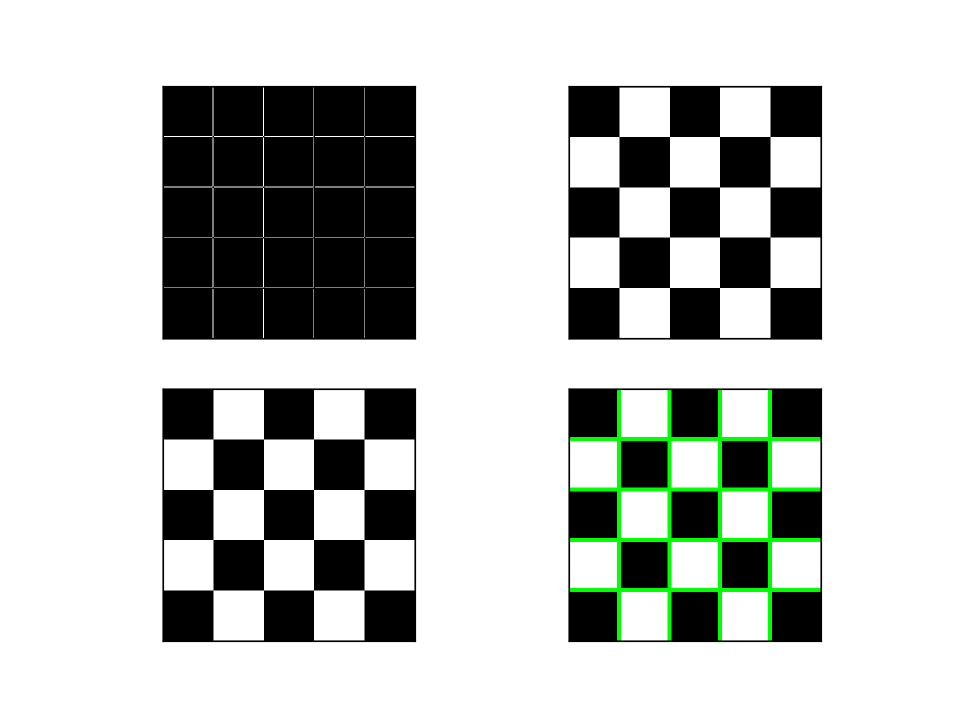
#> input picture practical_03/line_output/prac03ex01img01.png.png, 1920 x 1440 px, given in place of prac03ex01img01.png, which was not available (shown at 1/2 size)
$ python line_detection.py
#> lines starting #> are read from the running program, lines starting #| are printed output that depends on the picture; after the words box and inside, x2 and y2 are one past the last pixel; in counts of white or black regions, pixels touching at a corner belong together; pictures that were not available may be replaced by others from this repository, and a replacement may not be noted
### practical_03/cv_utils.py
import matplotlib
import numpy as np
from cv2 import cv2
from matplotlib import pyplot as plt
import os
import math


# [32 lines left out: functions show_cv_image, gray_to_rgb, not called in this run]


def bgr_to_rgb(image):
    """convert form cv2s silly BGR order for sane plotting in mpl.

    :param img: the list of images to be converted
    :type img: cv2 image
    :return: list of the converted images
    :rtype: list[cv2 image]
    """
    return cv2.cvtColor(image, cv2.COLOR_BGR2RGB)


def bgr_to_gray(image):
    """convert form cv2s silly BGR order for sane plotting in mpl.

    :param img: the list of images to be converted
    :type img: cv2 image
    :return: list of the converted images
    :rtype: list[cv2 image]
    """
    return cv2.cvtColor(image, cv2.COLOR_BGR2GRAY)


# [27 lines left out: functions read_gray32, read_gray, not called in this run]


def read_color(img_path):
    """read in the image from the path as BGR color.

    :param img_path: path to the image
    :type img_path: string
    :return: the loaded image
    :rtype: cv2 image
    """
    img = cv2.imread(img_path, cv2.IMREAD_COLOR)

    return img


def save_mpl_subplot(plot, filename):
    """save the mpl subplot with dpi high enough that lines are not lost!

    :param plot: the mpl plot
    :type plot: mpl plot
    :param filename: the name to give the file including dir
    :type filename: str
    """

    plot.savefig(filename, dpi=300)


def create_mpl_subplot(images, color=True):
    """create mpl subplot with all images in list.

    even when the color is set to false it still seems to

    :param images: the list of images to plot
    :type images: cv2 image
    :param color: whether to plot in color or grayscale, defaults to True
    :type color: boolean
    :return: the complete plot
    :rtype: mpl plot
    """
    if not color:
        plt.set_cmap('gray')

    n = math.ceil(math.sqrt(len(images)))
    i = 1

    for img in images:
        plt.subplot(n, n, i)
        plt.imshow(img)
        plt.xticks([]), plt.yticks([])
        i += 1

    return plt


# [198 lines left out: functions create_mpl_histogram_gray, create_mpl_histogram_color, get_sobel_kernel, flip_kernel, convolve, normalise and 4 more, not called in this run]


def apply_auto_canny(image, epsilon=0.33):
    """apply the Canny edge detector with automatic thresholding.

    https://www.pyimagesearch.com/2015/04/06/zero-parameter-automatic-canny-edge-detection-with-python-and-opencv/

    :param image: the input grayscale input image
    :type image: cv2 image
    :param epsilon: threshold modifier, defaults to 0.33
    :param epsilon: float, optional
    """
    img = np.copy(image)
    # compute the median of the single channel pixel intensities
    median = np.median(img)

    # apply automatic Canny edge detection using the computed median
    lower = int(max(0, (1.0 - epsilon) * median))
    upper = int(min(255, (1.0 + epsilon) * median))
    edged = cv2.Canny(img, lower, upper)

    # return the edged image
    return edged


def draw_hough_lines(image, lines):
    """draw the hough lines onto the image for visualisation

    :param lines: array of points that describe lines x1, y1, x2, y2
    :type lines: numpy array
    :param image: the image that the lines were calculated from
    :type image: cv2 image
    :return: the image with the hough lines drawn
    :rtype: cv2 image
    """
    img = np.copy(image)

    # draw the lines on the image
    if lines is not None:
        for line in lines:
            x1, y1, x2, y2 = line[0]
            cv2.line(img, (x1, y1), (x2, y2), (0, 255, 0), 3)

    return img


# [58 lines left out: functions apply_blob_detector, draw_blob_circles, not called in this run]


# image file stuff
EXTENSIONS = ['jpg', 'jpeg', 'png']


# [21 lines left out: function get_images_in_dir, not called in this run]

### practical_03/line_detection.py

import matplotlib
import numpy as np
from cv2 import cv2
from matplotlib import pyplot as plt
import cv_utils as u


# [14 lines left out: function test, not called in this run]

# https://alyssaq.github.io/2014/understanding-hough-transform/


def attempt_hough():

    # get the images
    # img_paths = u.get_images_in_dir('images')
    img_paths = [
        'images/prac03ex01img01.png',
        'images/prac03ex03img01.png',
        'images/prac03ex03img02.jpg'
    ]

    for path in img_paths:
        # read in the image as color
        image_col = u.read_color(path)
#> in read_color, img is the input picture: shape (1440, 1920, 3); mean B, G, R 192.5, 195.4, 192.5

        # make a grayscale copy
        image = u.bgr_to_gray(image_col)

        # apply a canny edge detector
        canny = u.apply_auto_canny(image, 0.33)
#> in apply_auto_canny, `median = np.median(img)`: median = 255
#> in apply_auto_canny, `lower = int(max(0, (1.0 - epsilon) * median))`: lower = 170
#> in apply_auto_canny, `upper = int(min(255, (1.0 + epsilon) * median))`: upper = 255
#> in apply_auto_canny, `edged = cv2.Canny(img, lower, upper)`:
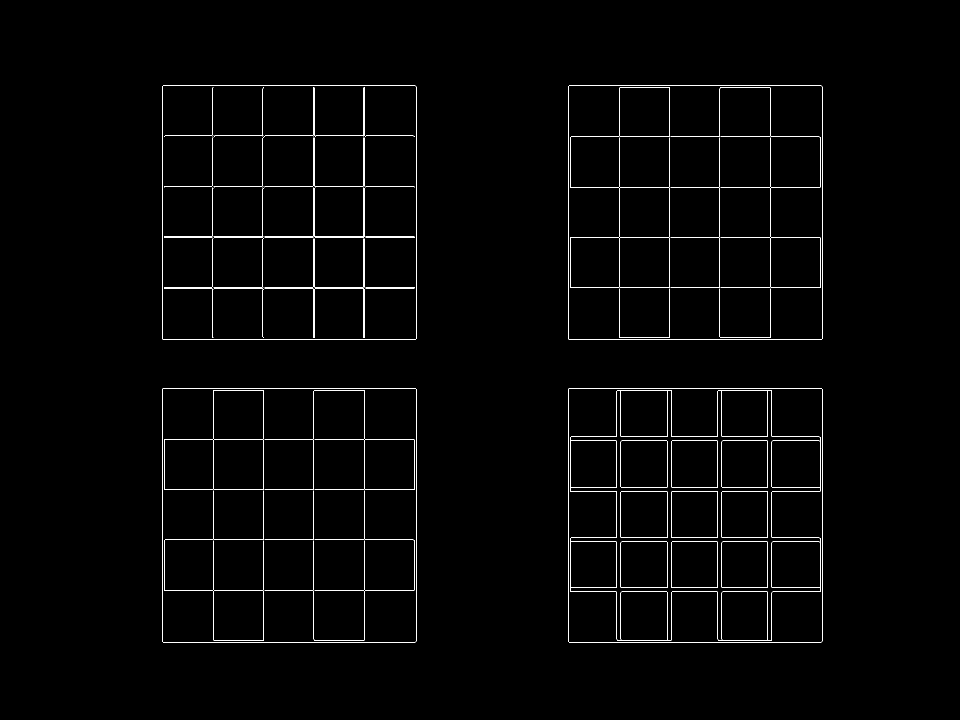
#> edged: shape (1440, 1920) (shown at 1/2 size); 1.1% white in thin lines or dots, all inside (x1, y1, x2, y2) = (324, 171, 1645, 1285)

        # apply a hough transform to get the lines
        lines = cv2.HoughLinesP(canny, 1, np.pi/180, 30,
                                minLineLength=50, maxLineGap=250)
#> lines = 87 rows, first 6: [324, 1282, 324, 173], [832, 1282, 832, 173], [326, 776, 830, 776], [1138, 679, 1642, 679], [1136, 1282, 1136, 173], [326, 171, 830, 171]

        # draw the hough lines on the image
        hough_image = u.draw_hough_lines(image_col, lines)
#> the loop in draw_hough_lines, `for line in lines:` made 87 passes
#> (x1, y1, x2, y2) on passes 1 to 12: (324, 1282, 324, 173), (832, 1282, 832, 173), (326, 776, 830, 776), (1138, 679, 1642, 679), (1136, 1282, 1136, 173), (326, 171, 830, 171), (326, 1284, 830, 1284), (1644, 1282, 1644, 173), (1140, 1284, 1140, 171), (1142, 474, 1638, 474), (1141, 1175, 1640, 1175), (628, 781, 628, 175)
#> after the loop in draw_hough_lines, `for line in lines:`:
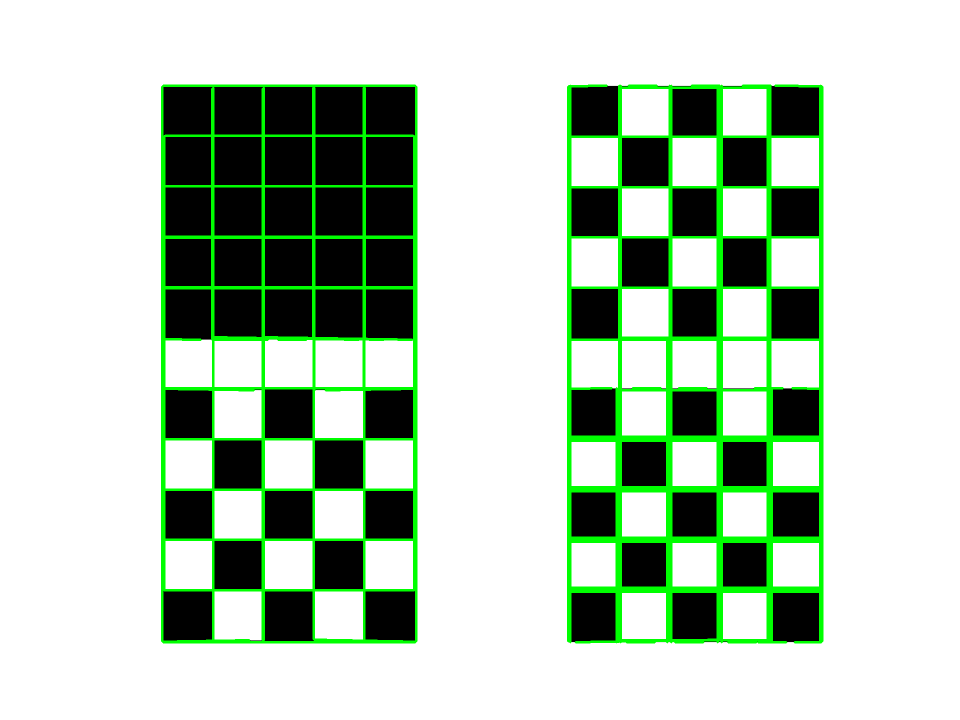
#> img: shape (1440, 1920, 3) (shown at 1/2 size); 5.89% of pixels changed, all inside (x1, y1, x2, y2) = (322, 169, 1647, 1287)

        # put everything into a plot
        plot = u.create_mpl_subplot(
            [canny, image, u.bgr_to_rgb(image_col), hough_image],
            False
        )
#> in create_mpl_subplot, `n = math.ceil(math.sqrt(len(images)))`: n = 2
#> the loop in create_mpl_subplot, `for img in images:` made 4 passes
#> after the loop in create_mpl_subplot, `for img in images:`: i = 5

        # show the plot
        # plot.show()

        u.save_mpl_subplot(
            plot, 'line_output/{}.png'.format(path.split('/')[-1]))
#> in save_mpl_subplot, `plot.savefig(filename, dpi=300)`:
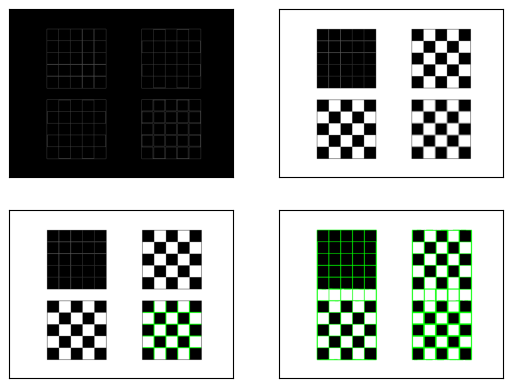
#> figure drawn by matplotlib, 4 panels
#> pass 2 of the loop in attempt_hough, `for path in img_paths:`:
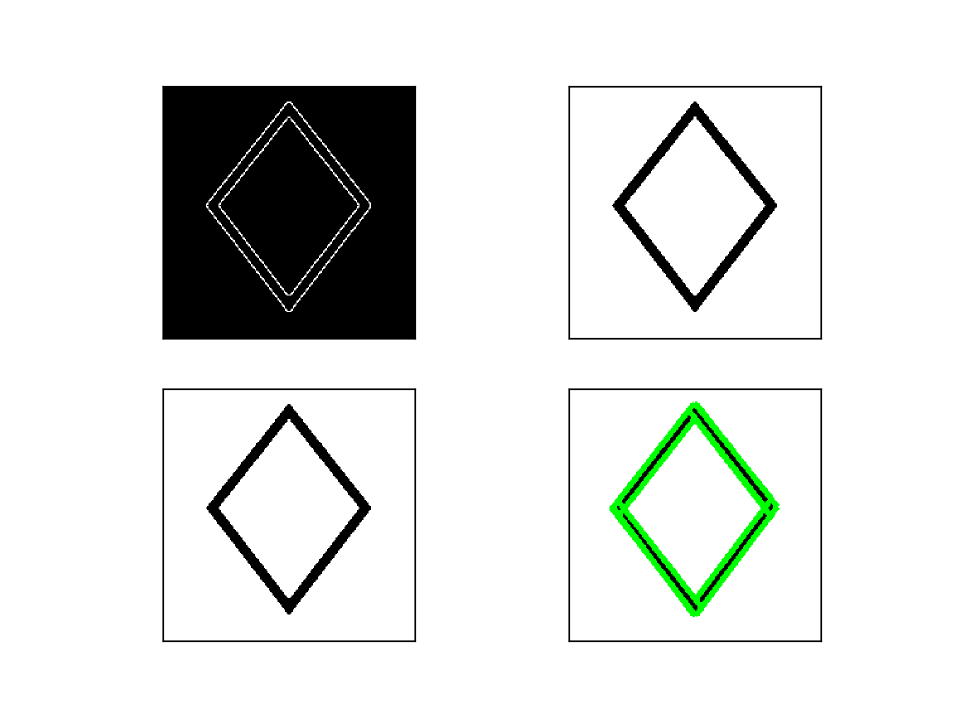
#> input picture practical_03/line_output/prac03ex03img01.png.png, 1920 x 1440 px, given in place of prac03ex03img01.png, which was not available (shown at 1/2 size)
#> in read_color, img is the input picture: shape (1440, 1920, 3); mean B, G, R 223.5, 225.7, 223.5
#> in apply_auto_canny (call 2), `edged = cv2.Canny(img, lower, upper)`:
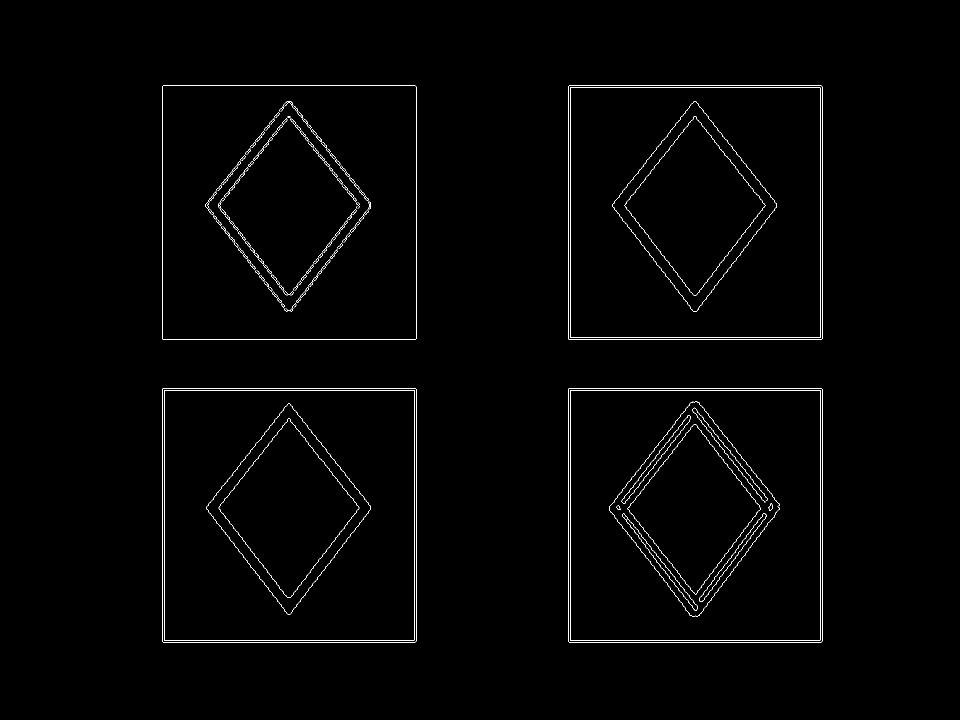
#> edged: shape (1440, 1920) (shown at 1/2 size); 0.89% white in thin lines or dots, all inside (x1, y1, x2, y2) = (324, 171, 1645, 1285)
#> lines = 157 rows, first 6: [1644, 1282, 1644, 173], [326, 776, 830, 776], [1140, 1284, 1140, 171], [1136, 1282, 1136, 173], [1138, 1284, 1642, 1284], [1640, 1280, 1640, 171]
#> the loop in draw_hough_lines (call 2), `for line in lines:` made 157 passes
#> the loop in create_mpl_subplot (call 2), `for img in images:` made 4 passes
#> in save_mpl_subplot (call 2), `plot.savefig(filename, dpi=300)`:
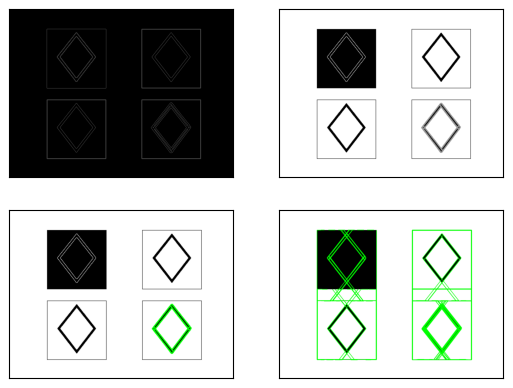
#> figure drawn by matplotlib, 4 panels


# [34 lines left out: function apply_hough_tranform, not called in this run]


if __name__ == '__main__':
    attempt_hough()
